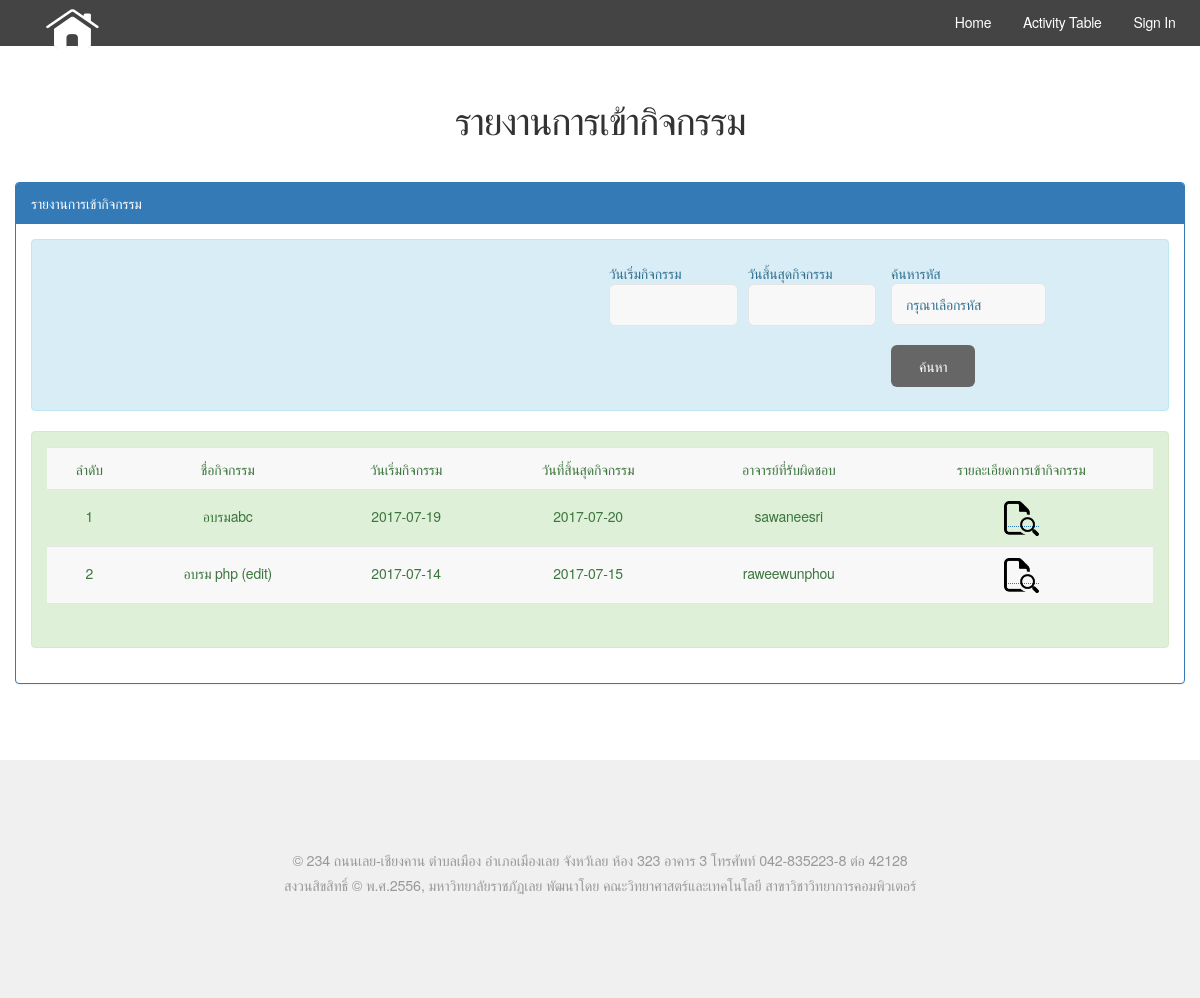
/report_act.php, run on the app's committed database.
### tables this page shows
CREATE TABLE `activity` (
  `act_id` int(7) NOT NULL AUTO_INCREMENT,
  `act_name` varchar(255) NOT NULL,
  `act_datestart` date NOT NULL,
  `act_dateend` date NOT NULL,
  `start_time` time NOT NULL,
  `act_hour` int(2) NOT NULL,
  `act_location` varchar(255) NOT NULL,
  `act_number` int(7) NOT NULL,
  `rec_date` date NOT NULL,
  `respon` int(7) NOT NULL,
  `status_respon` int(1) NOT NULL,
  `year1` int(1) NOT NULL,
  `year2` int(1) NOT NULL,
  `year3` int(1) NOT NULL,
  `year4` int(1) NOT NULL,
  PRIMARY KEY (`act_id`)
);

### report_act.php (the view, shortened to what this page needs)
<?php include_once 'header.php'; ?>
<section id="main" class="container">
    <header>
        <h2>รายงานการเข้ากิจกรรม</h2>
    </header>
    <div class="panel panel-primary">
        <div class="panel-heading">รายงานการเข้ากิจกรรม</div>
        <div class="panel-body">
            <div class="alert alert-info col-lg-12">
                <form class="navbar-form navbar-right" action="" method="POST">
                    <div class="form-group">
                        <div class="col-md-3" style="padding:0;padding-left: 10px;">
                            วันเริ่มกิจกรรม <input readonly  type="text" id="dateStart" name="dateStart" class='datepicker' data-date-format="yyyy/mm/dd" required value="<?= isset($_GET['method']) ? $rs['act_datestart'] : '' ?>">
                        </div>
                        <div class="col-md-3" style="padding:0;padding-left: 10px;">
                            วันสิ้นสุดกิจกรรม   <input readonly  type="text" id="dateStart" name="dateEnd" class='datepicker' data-date-format="yyyy/mm/dd" required value="<?= isset($_GET['method']) ? $rs['act_dateend'] : '' ?>">
                        </div>
                        <div class="col-lg-4">ค้นหารหัส
                            <select name="year">
                                <option value="">กรุณาเลือกรหัส</option>
                            </select><br/>
                           <input type="submit" value=" ค้นหา">
                        </div>
                    </div>
                </form>
                <?php
                if(isset($_POST['method']) and $_POST['dateStart'] !=''and $_POST['dateEnd'] !='' and $_POST['year']!='' ){
                    include_once 'funtion/funcDateThai.php';
                $dateStart=$_POST['dateStart'];
                $dateEnd =$_POST['dateEnd'];
                $year =$_POST['year'];
                $code = "WHERE (a.act_datestart BETWEEN '$dateStart' AND '$dateEnd') AND (a.act_dateend BETWEEN '$dateStart' AND '$dateEnd')
AND (a.year1='$year' OR a.year2='$year' OR a.year3='$year' OR a.year4='$year')";
                echo "วันที่เริ่มต้น :".DateThai1($dateStart). "<br><br>";
                echo "วันที่สิ้นสุด :".DateThai1($dateEnd)."<br><br>";
                echo "รหัส :".$year;
                } else {
                $code ="";
                }
                $strsql = "SELECT a.act_id, a.act_name, a.act_datestart, a.act_dateend, a.start_time, a.act_hour, a.act_location,
                CONCAT(t.teach_name, t.teach_lname) AS respon_name
                FROM activity a
                INNER JOIN teacher t ON t.teach_id = a.respon
                $code
                ORDER BY a.act_id DESC";
                    $result = mysqli_query($conn, $strsql);
                ?>
            </div><p>
            <div class="alert alert-success col-lg-12">
                <table width='100%' align='center'>
                    <tr>
                        <td align='center'>ลำดับ</td>
                        <td align='center'>ชื่อกิจกรรม</td>
                        <td align='center'>วันเริ่มกิจกรรม</td>
                        <td align='center'>วันที่สิ้นสุดกิจกรรม</td>
                        <td align='center'>อาจารย์ที่รับผิดชอบ</td>
                        <td align='center'>รายละเอียดการเข้ากิจกรรม</td>
                    </tr>
                    <?php
                    $row_no = 0;
                    while ($rs = mysqli_fetch_array($result)) {
                        $row_no++;
                        ?>
                        <tr>
                            <td align='center'><?= $row_no ?></td>
                            <td align='center'><?php echo $rs['act_name']; ?></td>
                            <td align='center'><?php echo $rs['act_datestart']; ?></td>
                            <td align='center'><?php echo $rs['act_dateend']; ?></td>
                            <td align='center'><?php echo $rs['respon_name']; ?></td>
                            <td align='center'><a href='report_act1.php?act_id=<?= $rs['act_id']?>&year=<?= isset($year)?$year:''?>' class='#'><img src="images/do.png" width="35" height="35"></a></td>
                        </tr>
                    <?php } ?>
                </table>
            </div>
        </div>
    </div>
</section>
<?php include_once 'footer.php'; ?>

### assets/css/main.css (style rules this page uses)
html, body, div, span, applet, object, iframe, h1, h2, h3, h4, h5, h6, p, blockquote, pre, a, abbr, acronym, address, big, cite, code, del, dfn, em, img, ins, kbd, q, s, samp, small, strike, strong, sub, sup, tt, var, b, u, i, center, dl, dt, dd, ol, ul, li, fieldset, form, label, legend, table, caption, tbody, tfoot, thead, tr, th, td, article, aside, canvas, details, embed, figure, figcaption, footer, header, hgroup, menu, nav, output, ruby, section, summary, time, mark, audio, video { margin: 0; padding: 0; border: 0; font-size: 100%; font: inherit; vertical-align: baseline; }
article, aside, details, figcaption, figure, footer, header, hgroup, menu, nav, section { display: block; }
body { line-height: 1; }
table { border-collapse: collapse; border-spacing: 0; }
body { -webkit-text-size-adjust: none; }
*, *:before, *:after { -moz-box-sizing: border-box; -webkit-box-sizing: border-box; box-sizing: border-box; }
.container { margin-left: auto; margin-right: auto; }
.container { width: 60em; }
@media screen and (max-width: 1680px) { .container { width: 60em; } }
@media screen and (max-width: 1280px) { .container { width: 60em; } }
body { background: #f5f5f5; }
body, input, select, textarea { color: #777; font-family: "Source Sans Pro", sans-serif; font-size: 16pt; font-weight: 300; line-height: 1.65em; letter-spacing: -0.015em; }
a { -moz-transition: color 0.2s ease-in-out, border-bottom-color 0.2s ease-in-out; -webkit-transition: color 0.2s ease-in-out, border-bottom-color 0.2s ease-in-out; -ms-transition: color 0.2s ease-in-out, border-bottom-color 0.2s ease-in-out; transition: color 0.2s ease-in-out, border-bottom-color 0.2s ease-in-out; border-bottom: dotted 1px; color: #e89980; text-decoration: none; }
p { margin: 0 0 2em 0; }
h1, h2, h3, h4, h5, h6 { color: #646464; font-weight: 300; line-height: 1em; margin: 0 0 0.5em 0; }
h2 { font-size: 2.25em; line-height: 1.5em; letter-spacing: -0.035em; }
form { margin: 0 0 2em 0; }
input[type="text"], input[type="password"], input[type="email"], select, textarea { -moz-appearance: none; -webkit-appearance: none; -ms-appearance: none; appearance: none; background: #f8f8f8; border-radius: 6px; border: solid 1px #e5e5e5; color: inherit; display: block; outline: 0; padding: 0 1em; text-decoration: none; width: 100%; }
input[type="text"], input[type="password"], input[type="email"], select { height: 3em; }
table { margin: 0 0 2em 0; width: 100%; }
table tbody tr { border: solid 1px #e5e5e5; border-left: 0; border-right: 0; }
table tbody tr:nth-child(2n + 1) { background-color: #f8f8f8; }
table td { padding: 0.75em 0.75em; }
input[type="submit"], input[type="reset"], input[type="button"], .button { -moz-appearance: none; -webkit-appearance: none; -ms-appearance: none; appearance: none; -moz-transition: background-color 0.2s ease-in-out, color 0.2s ease-in-out; -webkit-transition: background-color 0.2s ease-in-out, color 0.2s ease-in-out; -ms-transition: background-color 0.2s ease-in-out, color 0.2s ease-in-out; transition: background-color 0.2s ease-in-out, color 0.2s ease-in-out; background-color: #666; border-radius: 6px; border: 0; color: #ffffff; cursor: pointer; display: inline-block; font-weight: 400; height: 3em; line-height: 3em; padding: 0 2em; text-align: center; text-decoration: none; white-space: nowrap; }
#main { padding: 4em 0; }
#main > header { text-align: center; margin: 0 0 3em 0; }
#main > header h2 { font-size: 2.75em; margin: 0; }
@media screen and (max-width: 1680px) { body, input, select, textarea { font-size: 13pt; } }
@media screen and (max-width: 1280px) { body, input, select, textarea { font-size: 11pt; } }

### css/datepicker.css (style rules this page uses)
.datepicker { padding: 4px; margin-top: 1px; -webkit-border-radius: 4px; -moz-border-radius: 4px; border-radius: 4px; direction: ltr; }

### data on the page
activity: act_name "อบรมabc", act_datestart "2017-07-19", act_dateend "2017-07-20", respon_name "sawaneesri"
activity: act_name "อบรม php (edit)", act_datestart "2017-07-14", act_dateend "2017-07-15", respon_name "raweewunphou"
